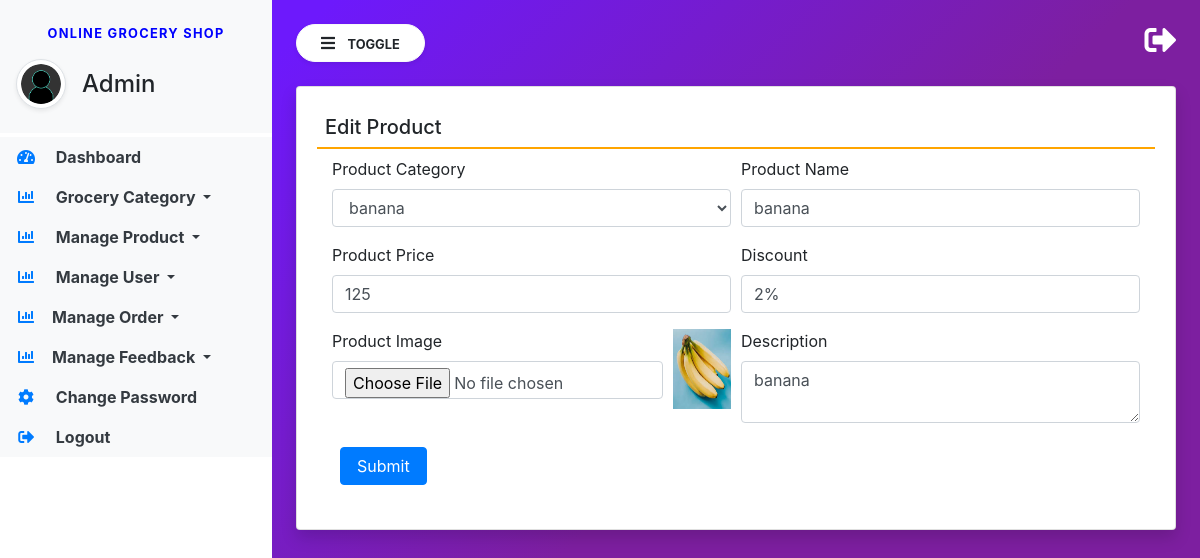
The app's page /edit-product/2/ with its own data.
### groceryapp/models.py (models this page shows, shortened)
class Product(models.Model):
    category = models.ForeignKey(Category, on_delete=models.CASCADE, null=True, blank=True)
    name = models.CharField(max_length=100, null=True, blank=True)
    image = models.FileField(null=True, blank=True)
    description = models.TextField(null=True, blank=True)
    price = models.CharField(max_length=100, null=True, blank=True)
    discount = models.CharField(max_length=100, null=True, blank=True)
    updated = models.DateTimeField(auto_now=True)
    created = models.DateTimeField(auto_now_add=True)

class Category(models.Model):
    name = models.CharField(max_length=100, null=True, blank=True)
    created = models.DateTimeField(auto_now_add=True)

### groceryapp/views.py (the view, shortened to what this page needs)
# urls.py: path('edit-product/<int:pid>/', edit_product, name="edit_product"),
def edit_product(request, pid):
    product = Product.objects.get(id=pid)
    category = Category.objects.all()
    return render(request, 'edit_product.html', locals())

### groceryapp/templates/edit_product.html (shortened to what this page needs)
{% extends 'admin_base.html' %}
{% block main %}
<div class="card shadow">
    <div class="card-body">
        <h5 class="p-2" style="border-bottom: 2px solid orange;">Edit Product</h5>
        <div class="container-fluid">
            <form action="" method="post" enctype="multipart/form-data">
                <div class="form-row">
                    <div class="col-sm-6">
                        <div class="form-group">
                            <label>Product Category</label>
                            <select name="category" class="form-control" required>
                                {% for i in category %}
                                <option value="{{i.id}}" {% if i.id == product.category.id %}selected{% endif %}>{{i.name}}</option>
                                {% endfor %}
                            </select>
                        </div>
                    </div>
                    <div class="col-sm-6">
                        <div class="form-group">
                            <label>Product Name</label>
                            <input type="text" name="name" class="form-control" value="{{product.name}}" placeholder="Category Name">
                        </div>
                    </div>
                    <div class="col-sm-6">
                        <div class="form-group">
                            <label>Product Price</label>
                            <input type="text" name="price" class="form-control" value="{{product.price}}" placeholder="Product Price">
                        </div>
                    </div>
                    <div class="col-sm-6">
                        <div class="form-group">
                            <label>Discount</label>
                            <input type="text" name="discount" class="form-control" value="{{product.discount}}" placeholder="Apply Discount">
                        </div>
                    </div>
                    <div class="col-sm-5">
                        <div class="form-group">
                            <label>Product Image</label>
                            <input type="file" name="image" class="form-control">
                        </div>
                    </div>
                    <div class="col-sm-1">
                        <img src="{{product.image.url}}" style="width:100%;height:80px">
                    </div>
                    <div class="col-sm-6">
                        <div class="form-group">
                            <label>Description</label>
                            <textarea name="desc" class="form-control" placeholder="write description here">{{product.description}}</textarea>
                        </div>
                    </div>
                </div>
                <input type="submit" value="Submit" class="m-2 px-3 btn btn-primary">
            </form>
        </div>
    </div>
</div>
{% endblock %}

### groceryapp/static/css/sidebar.css (style rules this page uses)
body { background-image : linear-gradient(135.9deg,rgba(109,25,252,1) 16.4%,rgba(125,31,160,1) 56.1%); min-height:100vh; }

### records on screen
Product: category "banana", name "banana", price "125", discount "2%", image (picture), desc "banana"
